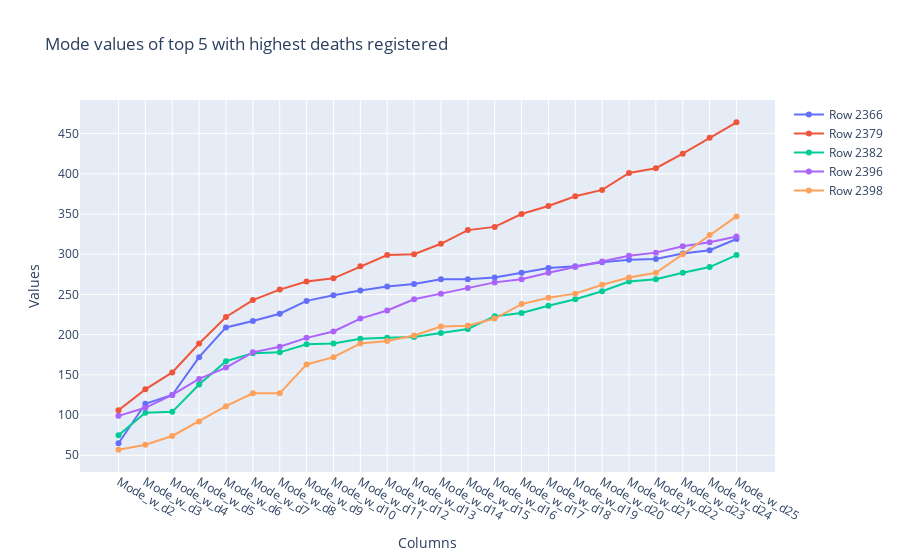

Notebook cell for this chart:
### Code cell
df_d1= pd.DataFrame(weekly_mean_d)
fig = go.Figure()
for index, row in df_d1.iterrows():
    fig.add_trace(go.Scatter(x=df_d1.columns[1:], y=row[1:], mode='lines+markers', name=f'Row {index}'))
fig.update_layout(title='Mean values of top 5 with highest deaths registered',
                  xaxis_title='Columns',
                  yaxis_title='Values')
#fig.show()



df_d2= pd.DataFrame(weekly_median_d)
fig = go.Figure()
for index, row in df_d2.iterrows():
    fig.add_trace(go.Scatter(x=df_d2.columns[1:], y=row[1:], mode='lines+markers', name=f'Row {index}'))
fig.update_layout(title='Median values of top 5 with highest deaths registered',
                  xaxis_title='Columns',
                  yaxis_title='Values')
#fig.show()



df_d3= pd.DataFrame(weekly_mode_d)
fig = go.Figure()
for index, row in df_d3.iterrows():
    fig.add_trace(go.Scatter(x=df_d3.columns[1:], y=row[1:], mode='lines+markers', name=f'Row {index}'))
fig.update_layout(title='Mode values of top 5 with highest deaths registered',
                  xaxis_title='Columns',
                  yaxis_title='Values')
#fig.show()

### Figure 1 — Plotly figure (JSON) as saved in the notebook; plotly's stock layout.template omitted (floating-point values rounded to 4 significant figures)
{"data": [{"mode": "lines+markers", "name": "Row 2366", "type": "scatter", "x": ["Mode_w_d2", "Mode_w_d3", "Mode_w_d4", "Mode_w_d5", "Mode_w_d6", "Mode_w_d7", "Mode_w_d8", "Mode_w_d9", "Mode_w_d10", "Mode_w_d11", "Mode_w_d12", "Mode_w_d13", "Mode_w_d14", "Mode_w_d15", "Mode_w_d16", "Mode_w_d17", "Mode_w_d18", "Mode_w_d19", "Mode_w_d20", "Mode_w_d21", "Mode_w_d22", "Mode_w_d23", "Mode_w_d24", "Mode_w_d25"], "y": [65, 114, 125, 172, 209, 217, 226, 242, 249, 255, 260, 263, 269, 269, 271, 277, 283, 285, 290, 293, 294, 301, 305, 319]}, {"mode": "lines+markers", "name": "Row 2379", "type": "scatter", "x": ["Mode_w_d2", "Mode_w_d3", "Mode_w_d4", "Mode_w_d5", "Mode_w_d6", "Mode_w_d7", "Mode_w_d8", "Mode_w_d9", "Mode_w_d10", "Mode_w_d11", "Mode_w_d12", "Mode_w_d13", "Mode_w_d14", "Mode_w_d15", "Mode_w_d16", "Mode_w_d17", "Mode_w_d18", "Mode_w_d19", "Mode_w_d20", "Mode_w_d21", "Mode_w_d22", "Mode_w_d23", "Mode_w_d24", "Mode_w_d25"], "y": [106, 132, 153, 189, 222, 243, 256, 266, 270, 285, 299, 300, 313, 330, 334, 350, 360, 372, 380, 401, 407, 425, 445, 464]}, {"mode": "lines+markers", "name": "Row 2382", "type": "scatter", "x": ["Mode_w_d2", "Mode_w_d3", "Mode_w_d4", "Mode_w_d5", "Mode_w_d6", "Mode_w_d7", "Mode_w_d8", "Mode_w_d9", "Mode_w_d10", "Mode_w_d11", "Mode_w_d12", "Mode_w_d13", "Mode_w_d14", "Mode_w_d15", "Mode_w_d16", "Mode_w_d17", "Mode_w_d18", "Mode_w_d19", "Mode_w_d20", "Mode_w_d21", "Mode_w_d22", "Mode_w_d23", "Mode_w_d24", "Mode_w_d25"], "y": [75, 103, 104, 138, 167, 177, 178, 188, 189, 195, 196, 197, 202, 207, 223, 227, 236, 244, 254, 266, 269, 277, 284, 299]}, {"mode": "lines+markers", "name": "Row 2396", "type": "scatter", "x": ["Mode_w_d2", "Mode_w_d3", "Mode_w_d4", "Mode_w_d5", "Mode_w_d6", "Mode_w_d7", "Mode_w_d8", "Mode_w_d9", "Mode_w_d10", "Mode_w_d11", "Mode_w_d12", "Mode_w_d13", "Mode_w_d14", "Mode_w_d15", "Mode_w_d16", "Mode_w_d17", "Mode_w_d18", "Mode_w_d19", "Mode_w_d20", "Mode_w_d21", "Mode_w_d22", "Mode_w_d23", "Mode_w_d24", "Mode_w_d25"], "y": [99, 109, 125, 145, 159, 178, 185, 196, 204, 220, 230, 244, 251, 258, 265, 269, 277, 284, 291, 298, 302, 310, 315, 322]}, {"mode": "lines+markers", "name": "Row 2398", "type": "scatter", "x": ["Mode_w_d2", "Mode_w_d3", "Mode_w_d4", "Mode_w_d5", "Mode_w_d6", "Mode_w_d7", "Mode_w_d8", "Mode_w_d9", "Mode_w_d10", "Mode_w_d11", "Mode_w_d12", "Mode_w_d13", "Mode_w_d14", "Mode_w_d15", "Mode_w_d16", "Mode_w_d17", "Mode_w_d18", "Mode_w_d19", "Mode_w_d20", "Mode_w_d21", "Mode_w_d22", "Mode_w_d23", "Mode_w_d24", "Mode_w_d25"], "y": [57, 63, 74, 92, 111, 127, 127, 163, 172, 189, 192, 199, 210, 211, 220, 238, 246, 251, 262, 271, 277, 300, 324, 347]}], "layout": {"title": {"text": "Mode values of top 5 with highest deaths registered"}, "xaxis": {"title": {"text": "Columns"}}, "yaxis": {"title": {"text": "Values"}}}}
